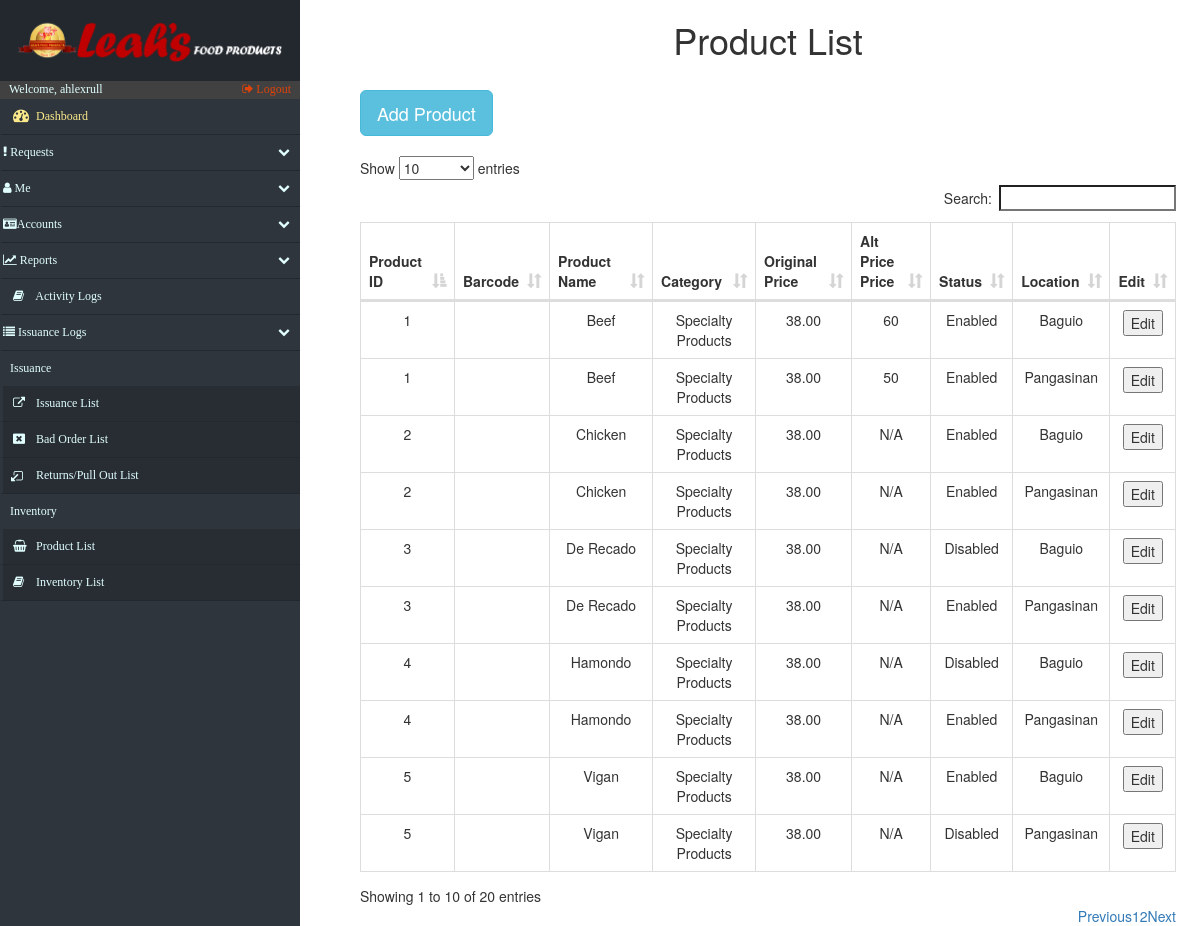
The app's page /products.php (signed in) with its own data.
### tables this page shows
CREATE TABLE `product_list` (
  `productList_id` int(15) NOT NULL,
  `productList_name` varchar(50) DEFAULT NULL,
  `category_id` int(15) NOT NULL,
  `productList_origprice` decimal(13,2) DEFAULT NULL
);

CREATE TABLE `product_loc` (
  `product_id` int(15) NOT NULL,
  `location` varchar(50) NOT NULL,
  `status` varchar(45) NOT NULL,
  `altprice` varchar(45) DEFAULT NULL,
  `barcode` varchar(45) DEFAULT NULL
);

CREATE TABLE `category_list` (
  `category_id` int(15) NOT NULL,
  `category_name` varchar(100) NOT NULL,
  `category_status` varchar(10) DEFAULT NULL
);

### products.php (the view, shortened to what this page needs)
<!DOCTYPE html>
<html lang="en">
<head>
    <?php include('fragments/config.php') ?>
    <link rel="stylesheet" href="https://maxcdn.bootstrapcdn.com/bootstrap/3.3.7/css/bootstrap.min.css">
    <link href="src/css/datatables.css" rel="stylesheet">
    <link href="//maxcdn.bootstrapcdn.com/font-awesome/4.2.0/css/font-awesome.min.css" rel="stylesheet">
    <link href="src/css/sidebar.css" rel="stylesheet">
    <link href="src/css/custom.css" rel="stylesheet">
</head>
<body>
    <div class="nav-side-menu">
        <div class="brand">
            <div class="brandtext"></div>
        </div>
        <div class="user_info">
            <span>Welcome, <?php
                echo $_SESSION['username'];
                ?> </span>
            <a href="fragments/logout.php">
                <i class="fa fa-sign-out" aria-hidden="true"></i> Logout
            </a>
        </div>
        <div class="menu-list">
            <ul id="menu-content" class="menu-content collapse out">
                <li>
                    <a id="dashboard_txt" href="index.php">
                        <i class="fa fa-dashboard fa-lg"></i> Dashboard
                    </a>
                </li>
                <li data-toggle="collapse" data-target="#products" class="collapsed">
                    <i class="fa fa-exclamation"></i> Requests <span class="arrow"></span>
                </li>
                <li data-toggle="collapse" data-target="#service" class="collapsed">
                    <i class="fa fa-user"></i> Me <span class="arrow"></span>
                </li>
                <li data-toggle="collapse" data-target="#accounts" class="collapsed">
                    <i class="fa fa-id-card" aria-hidden="true"></i>Accounts <span class="arrow"></span>
                </li>
                <li data-toggle="collapse" data-target="#reports" class="collapsed">
                    <i class="fa fa-line-chart" aria-hidden="true"></i> Reports <span class="arrow"></span>
                </li>
                <li>
                    <a href="log_Activity.php">
                        <i class="fa fa-book"></i> Activity Logs
                    </a>
                </li>
                <li data-toggle="collapse" data-target="#issue" class="collapsed">
                    <i class="fa fa-list" aria-hidden="true"></i> Issuance Logs <span class="arrow"></span>
                </li>
                <div class="sub-menu_nct">
                    <span class="sub-menu">Issuance
                    </span>
                </div>
                <li class="sub-menu_nc">
                    <a href="issuance.php">
                        <i class="fa fa-external-link" aria-hidden="true"></i> Issuance List
                    </a>
                </li>
                <li class="sub-menu_nc">
                    <a href="issuance_BadOrder.php">
                        <i class="fa fa-window-close" aria-hidden="true"></i> Bad Order List
                    </a>
                </li>
                <li class="sub-menu_nc">
                    <a href="issuance_Returns.php">
                        <i class="fa fa-external-link fa-rotate-180" aria-hidden="true"></i> Returns/Pull Out List
                    </a>
                </li>
                <div class="sub-menu_nct">
                    <span class="sub-menu">Inventory
                    </span>
                </div>
                <li class="sub-menu_nc">
                    <a class="sub-menu_nc" href="products.php">
                        <i class="fa fa-shopping-basket"> </i> Product List
                    </a>
                </li>
                <li class="sub-menu_nc">
                    <a href="inventory.php">
                        <i class="fa fa-book"> </i> Inventory List
                    </a>
                </li>
            </ul>
        </div>
    </div>
    <div id="page-content-wrapper">
        <div class="containers">
            <table class="table table-striped table-bordered">
                <h1 align="center">Product List</h1>
            </table>
            <?php
				$retrieve = ("SELECT * FROM product_list AS P INNER JOIN product_loc L ON P.productList_id = L.product_id INNER JOIN category_list AS C ON P.category_id = C.category_id");
				$results = mysqli_query($db, $retrieve);
			?>
                <table class="table table-striped table-bordered">
                    <button type="button" class="btn btn-info btn-lg" data-toggle="modal" data-target="#myModal">Add Product</button>
                </table>
                <table id="datatables" class="table table-hover table-bordered dataTable" cellspacing="0" width="100%" role="grid" aria-describedby="myTable_info" style="width: 100%;">
                    <thead>
                        <tr>
                            <th>Product ID</th>
                            <th>Barcode</th>
                            <th>Product Name</th>
                            <th>Category</th>
                            <th>Original Price</th>
                            <th>Alt Price Price</th>
                            <th>Status</th>
                            <th>Location</th>
                            <th>Edit</th>
                        </tr>
                    </thead>
                    <tbody>
                        <?php
							foreach ($results as $data):
						?>
                            <tr>
                                <td data-title="Product_ID" value = "<?= $data["productList_id"] ?>" >
                                    <?php echo $data["productList_id"]; ?>
                                </td>
                                <td data-title="barcode" value = "<?= $data["barcode"] ?>" >
                                </td>
                                <td data-title="productname" value = "<?= $data["productList_name"] ?>" >
                                    <?php echo $data["productList_name"]; ?>
                                </td>
                                <td data-title="Category" value = "<?= $data["category_name"] ?>">
                                    <?php echo $data["category_name"]; ?>
                                </td>
                                <td data-title="price" value = "<?= $data["productList_origprice"] ?>" >
                                    <?php echo $data["productList_origprice"]; ?>
                                </td>
                                <td data-title="location price" value = "<?= $data["altprice"] ?>">
                                    <?php if ($data["altprice"] == '' ){
                                        echo "N/A";
                                    }else {
                                        echo $data["altprice"];}
                                    ?>
                                </td>
                                <td data-title="status" value = "<?= $data["status"] ?>">
                                    <?php echo $data["status"]; ?>
                                </td>
                                <td data-title="location" value = "<?= $data["location"] ?>">
                                    <?php echo $data["location"]; ?>
                                </td>
                                 <td data-title="edit">
                                    <button type="button">
                                        Edit
                                    </button>
                                </td>
                            </tr>
                            <?php
								endforeach;
							?>
                            </tbody>
                </table>
        </div>
    </div>
</body>
</html>

### src/css/datatables.css (style rules this page uses)
table.dataTable { clear: both; width: auto; text-align: center; margin-top: 6px !important; margin-bottom: 6px !important; max-width: none !important; border-collapse: separate !important }
table.dataTable td, table.dataTable th { -webkit-box-sizing: content-box; box-sizing: content-box }
table.dataTable thead>tr>th.sorting_asc, table.dataTable thead>tr>th.sorting_desc, table.dataTable thead>tr>th.sorting, table.dataTable thead>tr>td.sorting_asc, table.dataTable thead>tr>td.sorting_desc, table.dataTable thead>tr>td.sorting { padding-right: 30px }
table.dataTable thead .sorting, table.dataTable thead .sorting_asc, table.dataTable thead .sorting_desc, table.dataTable thead .sorting_asc_disabled, table.dataTable thead .sorting_desc_disabled { cursor: pointer; position: relative }
table.dataTable thead .sorting:after, table.dataTable thead .sorting_asc:after, table.dataTable thead .sorting_desc:after, table.dataTable thead .sorting_asc_disabled:after, table.dataTable thead .sorting_desc_disabled:after { position: absolute; bottom: 8px; right: 8px; display: block; font-family: 'Glyphicons Halflings'; opacity: 0.5 }
table.dataTable thead .sorting:after { opacity: 0.2; content: "\e150" }
table.dataTable thead .sorting_asc:after { content: "\e155" }
table.table-bordered.dataTable th, table.table-bordered.dataTable td { border-left-width: 0 }
table.table-bordered.dataTable th:last-child, table.table-bordered.dataTable th:last-child, table.table-bordered.dataTable td:last-child, table.table-bordered.dataTable td:last-child { border-right-width: 0 }
table.table-bordered.dataTable tbody th, table.table-bordered.dataTable tbody td { border-bottom-width: 0 }

### src/css/sidebar.css (style rules this page uses)
.nav-side-menu { overflow: hidden; font-family: verdana; font-size: 12px; font-weight: 200; background-color: #2e353d; position: fixed; top: 0px; width: 300px; height: 100%; color: #e1ffff; }
.nav-side-menu .brand { background-color: #23282e; line-height: 50px; display: block; text-align: center; font-size: 14px; }
.nav-side-menu ul, .nav-side-menu li { list-style: none; padding: 0px; margin: 0px; line-height: 35px; cursor: pointer; }
.nav-side-menu li { padding-left: 0px; border-left: 3px solid #2e353d; border-bottom: 1px solid #23282e; }
.nav-side-menu li a { text-decoration: none; color: #e1ffff; }
.nav-side-menu li a i { padding-left: 10px; width: 20px; padding-right: 20px; }
@media (min-width: 800px) { .nav-side-menu .menu-list .menu-content { display: block; } }
body { margin: 0px; padding: 0px; }
#dashboard_txt { color: #fcea8b; }
.sub-menu_nc { background-color: #272d33; }
.sub-menu_nct { padding-left: 10px; }
.nav-side-menu .brand .brandtext { padding: 4%; content: url(../img/LeahsTextAlter.PNG); width: 100%; text-align: center; }
.user_info { background-color: #414141; }
.user_info a { float: right; padding-right: 3%; color: #dd430a; }
.user_info span { padding-left: 3% }
.sub-menu_nc a { display: block; }
.menu-content > li a { display: inline-block; width: 100%; }

### src/css/custom.css (style rules this page uses)
.containers { padding: 0px; margin: 0px; float: right; width: 79%; padding-right: 5%; }
@media (max-width: 1600px) { .containers { width: 75%; padding-right: 4%; } }
@media (max-width: 1400px) { .containers { width: 73%; padding-right 3%;: } }
@media (max-width: 1260px) { .containers { width: 70%; padding-right: 2%; } }

### records on screen
product_list: productList_id "1", productList_name "Beef", category.category_name "Specialty Products", productList_origprice "38.00", product_loc.altprice "60", product_loc.status "Enabled", product_loc.location "Baguio", product_loc.altprice "50", product_loc.location "Pangasinan"
product_list: productList_id "2", productList_name "Chicken", category.category_name "Specialty Products", productList_origprice "38.00", shows "N/A", product_loc.status "Enabled", product_loc.location "Baguio", product_loc.location "Pangasinan"
product_list: productList_id "3", productList_name "De Recado", category.category_name "Specialty Products", productList_origprice "38.00", shows "N/A", product_loc.status "Disabled", product_loc.location "Baguio", product_loc.status "Enabled", product_loc.location "Pangasinan"
product_list: productList_id "4", productList_name "Hamondo", category.category_name "Specialty Products", productList_origprice "38.00", shows "N/A", product_loc.status "Disabled", product_loc.location "Baguio", product_loc.status "Enabled", product_loc.location "Pangasinan"
product_list: productList_id "5", productList_name "Vigan", category.category_name "Specialty Products", productList_origprice "38.00", shows "N/A", product_loc.status "Enabled", product_loc.location "Baguio", product_loc.status "Disabled", product_loc.location "Pangasinan"

### other values on screen
$_SESSION['username'] "ahlexrull"
